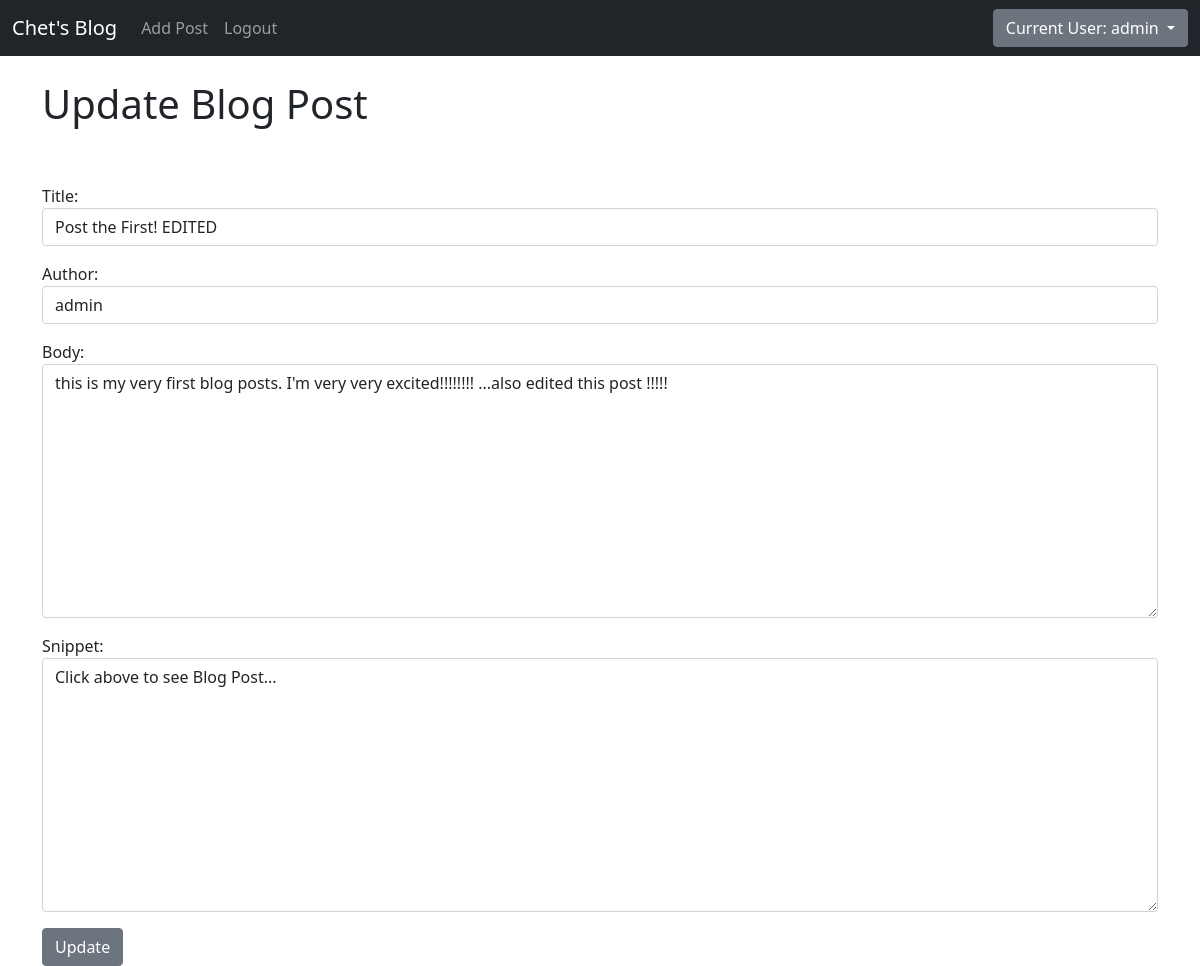
Before: /article/edit/1 (signed in) with the older database file.
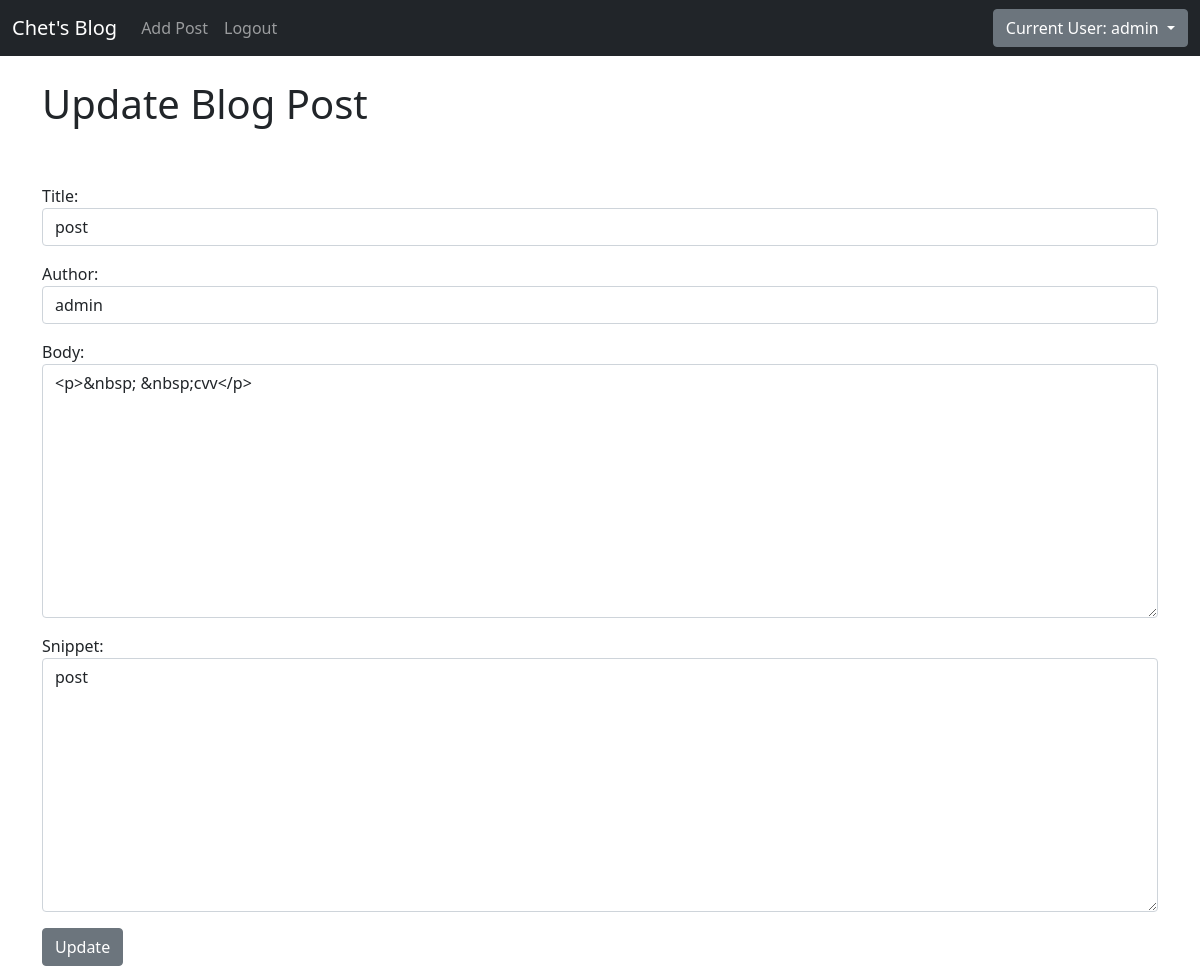
After: the same page with the newer database file.
### theblog/models.py (models this page shows, shortened)
class Post(models.Model):
	title = models.CharField(max_length=255)
	header_image = models.ImageField(null=True, blank=True, upload_to='images/')
	title_tag = models.CharField(max_length=255)
	author = models.ForeignKey(User, on_delete=models.CASCADE)
	body = RichTextField(blank=True, null=True)
	post_date = models.DateField(auto_now_add=True)
	category = models.CharField(max_length=255, default='coding')
	snippet = models.CharField(max_length=255)
	likes = models.ManyToManyField(User, related_name='blog_posts')
	dislikes = models.ManyToManyField(User, related_name='dislike_blog_posts')

### theblog/views.py (the view)
# urls.py: path('article/edit/<int:pk>', UpdatePostView.as_view(), name='update_post'),
class UpdatePostView(UpdateView):
	model = Post
	form_class = EditForm
	template_name = 'update_post.html'

### theblog/forms.py
class EditForm(forms.ModelForm):
	class Meta:
		model = Post
		fields = ('title', 'author', 'body', 'snippet')
		widgets = {
			'title': forms.TextInput(attrs={'class': 'form-control', 'placeholder': 'This is Title Placeholder'}),
			'title_tag': forms.TextInput(attrs={'class': 'form-control'}),
			'author': forms.Select(attrs={'class': 'form-control'}),
			'body': forms.Textarea(attrs={'class': 'form-control'}),
			'snippet': forms.Textarea(attrs={'class': 'form-control'}),
		}

### theblog/templates/update_post.html (shortened to what this page needs)
{% extends 'base.html' %}
{% block content %}
{% if user.is_authenticated %}
	{% if user.id == post.author.id %}
		<h1>Update Blog Post</h1>
		<br/><br/>
		<div class="form-group">
			<form method='POST'>
				{{ form.as_p }}
				<button class="btn btn-secondary">Update</button>
			</form>
		</div>
	{% else %}
			You cannot edit other users posts !!
	{% endif %}
{% else %}
You are not allowed to edit unless your logged in
{% endif %}
{% endblock %}

Changed rows visible on the page:
changed Post "admin": title "Post the First! EDITED" → "post"; body "this is my very first blog posts. I'm very very excited!!!!!!!! ...also edited this post !!!!!" → "<p>&nbsp; &nbsp;cvv</p>"; snippet "Click above to see Blog Post..." → "post"
